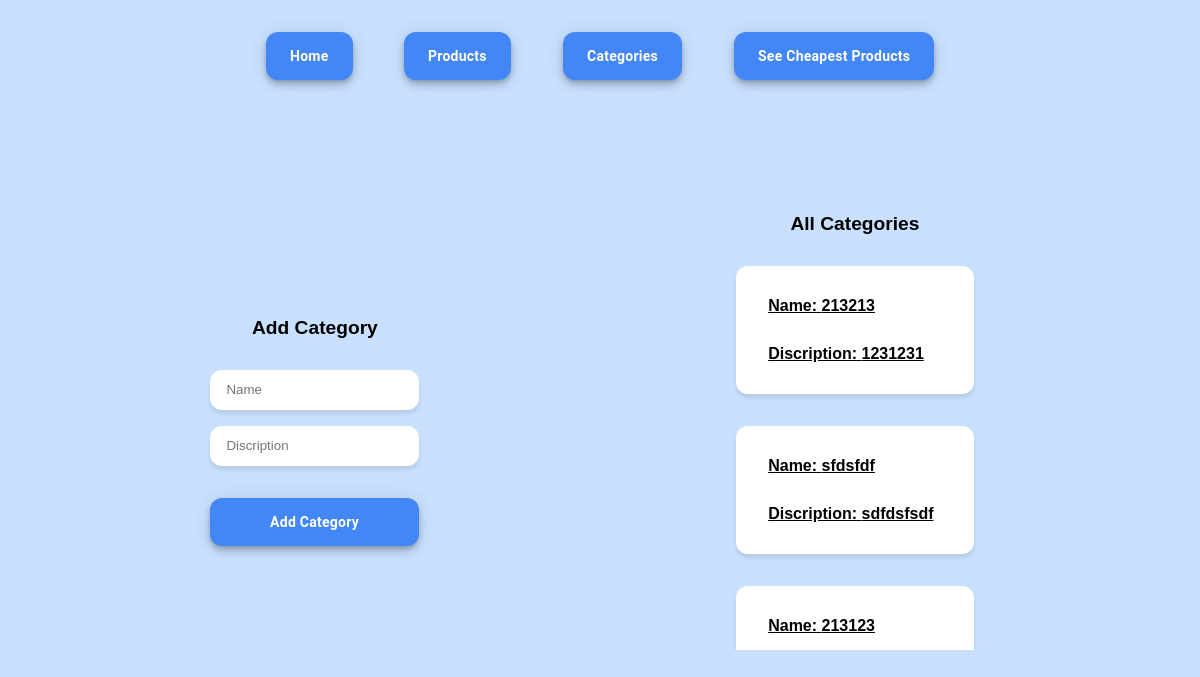
/categories/, run on an earlier commit of the app's database.
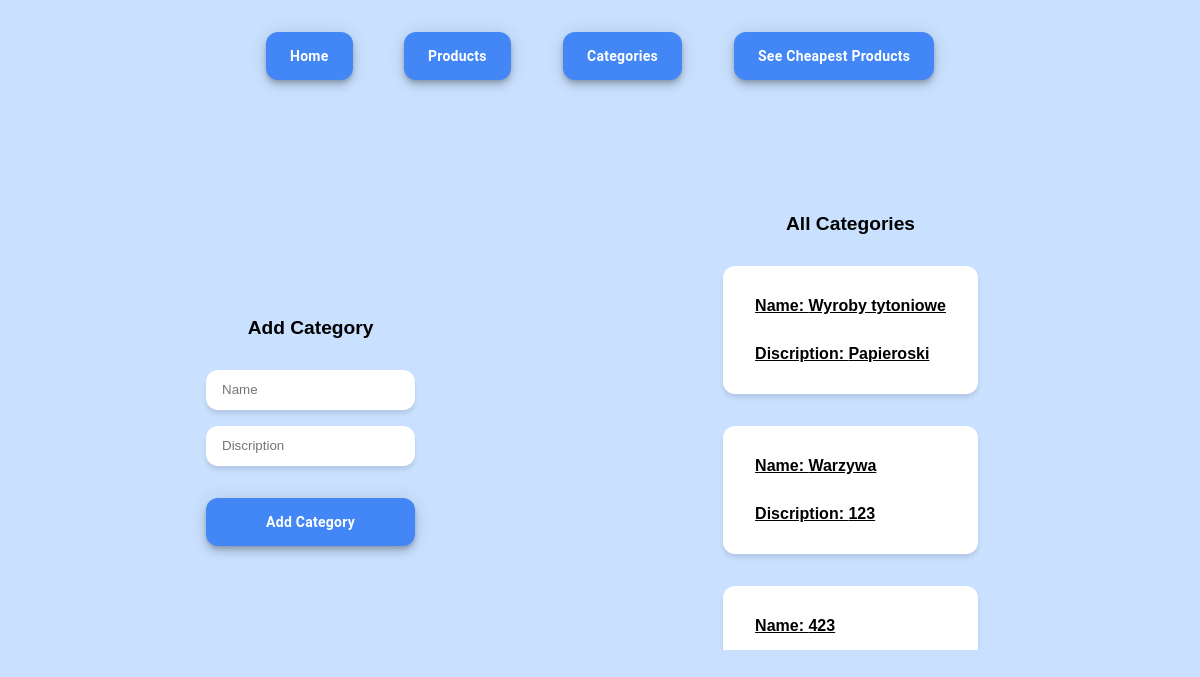
And on a later commit of the database.
### www/models.py (models this page shows, shortened)
class Category(models.Model):
    name = models.CharField(max_length=40)
    discription = models.TextField(max_length=50)
    created_at = models.DateTimeField(auto_now_add=True)

### www/views.py (the view)
# urls.py: path('categories/', views.categories, name='categories'),
def categories(request):
    if request.method == 'POST':
            form = CategoryForm(request.POST)
            if form.is_valid():
                form.save()
                return redirect('categories')
    else:
        form = CategoryForm()
        categories = Category.objects.all()
        return render(request, 'www/categories.html', {'form': form, 'categories': categories})

### www/forms.py
class CategoryForm(forms.ModelForm):
    name = forms.CharField(max_length=100, widget=forms.TextInput(attrs={'placeholder': 'Name'}))
    discription = forms.CharField(max_length=100, widget=forms.TextInput(attrs={'placeholder': 'Discription'}))
    class Meta:
        model = Category
        fields = '__all__'

### www/templates/www/categories.html (shortened to what this page needs)
<!DOCTYPE html>
<html lang="en">
<head>
    {% load static %}
    <link rel="stylesheet" href="{% static 'reset.css' %}">
    <link rel="stylesheet" href="{% static 'header.css' %}">
    <link rel="stylesheet" href="{% static 'main.css' %}">
    <link rel="stylesheet" href="{% static 'categories.css' %}">
</head>
<body>
    <header>
        <div class="container">
          <a class="link" href="{% url 'index' %}"><button>Home</button></a>
          <a class="link" href="{% url 'products' %}"><button>Products</button></a>
          <a class="link" href="{% url 'categories' %}"><button>Categories</button></a>
          <a class="link" href="{% url 'cheapest' %}"><button>See Cheapest Products</button></a>
        </div>
    </header>
    <main>
        <div class="container">
            <div class="add_category">
                <h1>Add Category</h1>
                <form method="post" action="{% url 'categories' %}">
                        {{ form.name }}
                        {{ form.discription }}
                    <button type="submit">Add Category</button>
                </form>
            </div>
            <div class="show_categories">
                <h1>All Categories</h1>
                <div class="categories">
                    {% for category in categories %}
                            <a class="category" href="{% url 'category_detail' category.id %}">
                                <p>Name: {{ category.name }}</p>
                                <p>Discription: {{ category.discription }}</p>
                            </a>
                    {% endfor %}
                </div>
            </div>
        </div>
</body>
</html>

What changed in the data, as far as the page shows it:
removed Category: name "213213", discription "1231231"
removed Category: name "sfdsfdf", discription "sdfdsfsdf"
removed Category: name "213123"
added Category: name "Wyroby tytoniowe", discription "Papieroski"
added Category: name "Warzywa", discription "123"
added Category: name "423"
